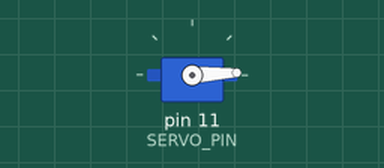
This sketch was run on a simulated Arduino Uno, built with avr-gcc and run on an emulated ATmega328P. Parts: servo.

Above: at 0.05 s.
At 1.3 s:
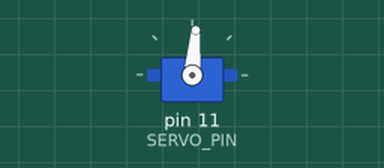
At 2.6 s:
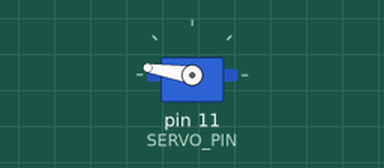
At 5.2 s:
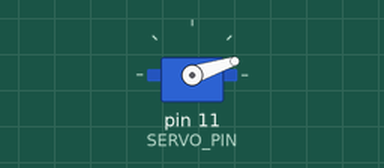
Timing chart, 0 to 7.1 s (numbered marks = the images above):
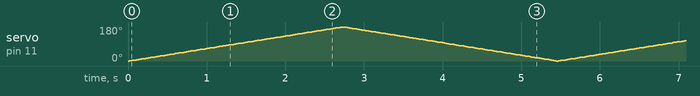

The sketch:

sketch.ino
```cpp
#include <Servo.h>

Servo myservo;  // create servo object to control a servo
int pos = 0;    // variable to store the servo position
int SERVO_PIN = 11;

void setup() {
  // put your setup code here, to run once:
  myservo.attach(SERVO_PIN);  // attaches the servo on pin 9 to the servo object
}

void loop() {
  // put your main code here, to run repeatedly:

  // open valve for refrigerator lyquid
  for (pos = 0; pos <= 180; pos += 1) { // goes from 0 degrees to 180 degrees
    // in steps of 1 degree
    myservo.write(pos);              // tell servo to go to position in variable 'pos'
    delay(15);                       // waits 15ms for the servo to reach the position
  }

  // close valve for refrigerator lyquid
  for (pos = 180; pos >= 0; pos -= 1) { // goes from 180 degrees to 0 degrees
    myservo.write(pos);              // tell servo to go to position in variable 'pos'
    delay(15);                       // waits 15ms for the servo to reach the position
  }
}
```
